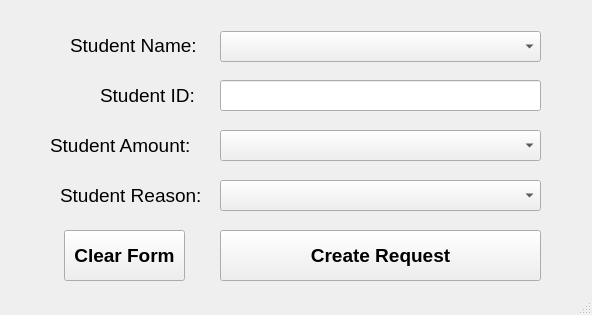
<?xml version="1.0" encoding="UTF-8"?>
<ui version="4.0">
 <class>MainWindow</class>
 <widget class="QMainWindow" name="MainWindow">
  <property name="geometry">
   <rect>
    <x>0</x>
    <y>0</y>
    <width>592</width>
    <height>315</height>
   </rect>
  </property>
  <property name="windowTitle">
   <string>Wisely Cash Request Northlands JCC</string>
  </property>
  <widget class="QWidget" name="centralwidget">
   <widget class="QComboBox" name="student_name">
    <property name="geometry">
     <rect>
      <x>220</x>
      <y>31</y>
      <width>321</width>
      <height>31</height>
     </rect>
    </property>
   </widget>
   <widget class="QLabel" name="label">
    <property name="geometry">
     <rect>
      <x>70</x>
      <y>30</y>
      <width>131</width>
      <height>31</height>
     </rect>
    </property>
    <property name="font">
     <font>
      <family>Segoe UI</family>
      <pointsize>14</pointsize>
     </font>
    </property>
    <property name="text">
     <string>Student Name: </string>
    </property>
   </widget>
   <widget class="QLabel" name="label_2">
    <property name="geometry">
     <rect>
      <x>100</x>
      <y>80</y>
      <width>111</width>
      <height>31</height>
     </rect>
    </property>
    <property name="font">
     <font>
      <family>Segoe UI</family>
      <pointsize>14</pointsize>
     </font>
    </property>
    <property name="text">
     <string>Student ID: </string>
    </property>
   </widget>
   <widget class="QLineEdit" name="student_ID">
    <property name="geometry">
     <rect>
      <x>220</x>
      <y>80</y>
      <width>321</width>
      <height>31</height>
     </rect>
    </property>
   </widget>
   <widget class="QLabel" name="label_3">
    <property name="geometry">
     <rect>
      <x>50</x>
      <y>130</y>
      <width>141</width>
      <height>31</height>
     </rect>
    </property>
    <property name="font">
     <font>
      <family>Segoe UI</family>
      <pointsize>14</pointsize>
     </font>
    </property>
    <property name="text">
     <string>Student Amount: </string>
    </property>
   </widget>
   <widget class="QComboBox" name="student_amount">
    <property name="geometry">
     <rect>
      <x>220</x>
      <y>130</y>
      <width>321</width>
      <height>31</height>
     </rect>
    </property>
   </widget>
   <widget class="QComboBox" name="student_reason">
    <property name="geometry">
     <rect>
      <x>220</x>
      <y>180</y>
      <width>321</width>
      <height>31</height>
     </rect>
    </property>
   </widget>
   <widget class="QLabel" name="label_4">
    <property name="geometry">
     <rect>
      <x>60</x>
      <y>180</y>
      <width>141</width>
      <height>31</height>
     </rect>
    </property>
    <property name="font">
     <font>
      <family>Segoe UI</family>
      <pointsize>14</pointsize>
     </font>
    </property>
    <property name="text">
     <string>Student Reason: </string>
    </property>
   </widget>
   <widget class="QPushButton" name="pushButton">
    <property name="geometry">
     <rect>
      <x>220</x>
      <y>230</y>
      <width>321</width>
      <height>51</height>
     </rect>
    </property>
    <property name="font">
     <font>
      <family>Segoe UI</family>
      <pointsize>14</pointsize>
      <weight>75</weight>
      <bold>true</bold>
     </font>
    </property>
    <property name="text">
     <string>Create Request</string>
    </property>
   </widget>
   <widget class="QPushButton" name="pushButton_2">
    <property name="geometry">
     <rect>
      <x>64</x>
      <y>230</y>
      <width>121</width>
      <height>51</height>
     </rect>
    </property>
    <property name="font">
     <font>
      <family>Segoe UI</family>
      <pointsize>14</pointsize>
      <weight>75</weight>
      <bold>true</bold>
     </font>
    </property>
    <property name="text">
     <string>Clear Form</string>
    </property>
   </widget>
  </widget>
  <widget class="QStatusBar" name="statusbar"/>
 </widget>
 <resources/>
 <connections/>
</ui>
